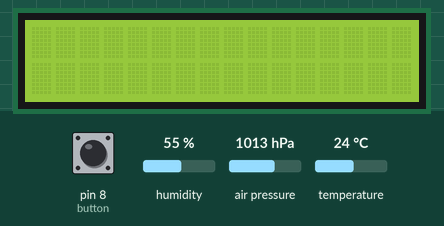
This sketch was run on a simulated Arduino Uno, built with avr-gcc and run on an emulated ATmega328P. Parts: 16×2 character LCD. Inputs (shaded band) come from the test bench; at power-on: pin 8 (button) LOW, air pressure 1013 hPa, humidity 55 %, temperature 24 °C.

Above: at 1.2 s.
1.3 s: pin 8 (button) pulled HIGH for 1.2 s
At 2.7 s:
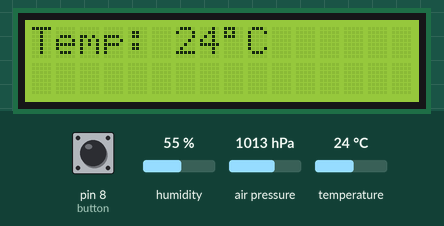
6.6 s: air pressure set to 952 hPa
At 8.9 s:
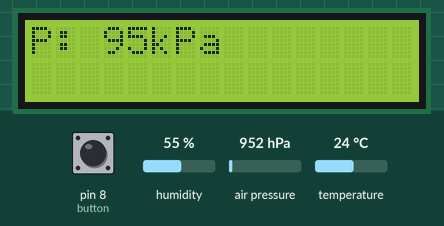
10.7 s: pin 8 (button) pulled HIGH for 3.2 s
At 13.1 s:
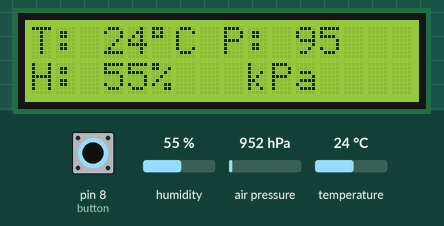
15.4 s: humidity set to 22 %
At 17.2 s:
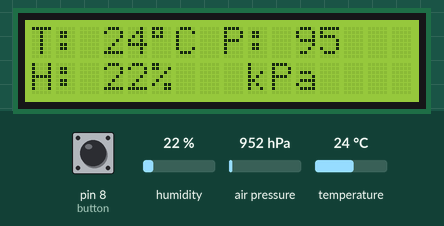
17.6 s: temperature set to 12 °C
At 18.7 s:
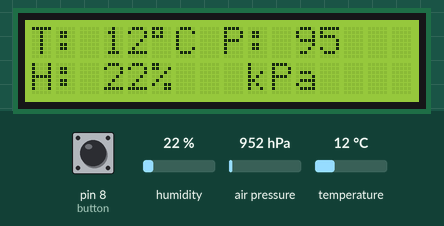
19.7 s: air pressure set to 975 hPa
At 21.4 s:
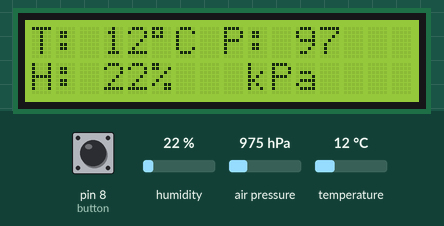
Timing chart, 0 to 22.7 s (numbered marks = the images above; inputs shaded):
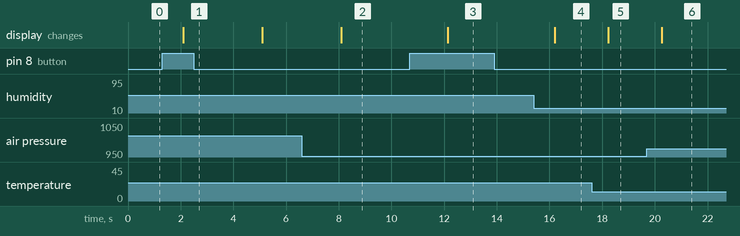

The sketch:

weatherstation.ino
```cpp
#include <Adafruit_BMP280.h>
#include <dht.h>
#include <LiquidCrystal.h>

/*
 * EGR 124 Final Proj:
 * Weather Station Code
 *
 * Written By: Cody Hale, Julio Murillo,
 * Aaron Huffman
 *
 */


// Instantiates our LCD, DHT11 and BMP 280 modules
LiquidCrystal lcd(12,11,5,4,3,2);
dht DHT;
Adafruit_BMP280 bme;

// Sets all pin info for modules
const int button = 8;
const int DHT11_PIN = 7;

int displayState = 0;

int buttonState = 0;


void setup() {
  /*
   * Perfoms setup of Serial Stream / LCD / Pin Modes
   */

  Serial.begin(9600);
  lcd.begin(16,2);

  pinMode(button, INPUT);


  /*
   * Conditional statement that stops program if
   * BMP 280 does not successfully get created
   */
  if(!bme.begin()){
    Serial.println("BMP280 not found");
    while(1);
  }
}


void rotateDisplay(){
  /*
   *  Sets the LCD to a periodicly rotating display
   *  that changes on 3 second intervals
   */
  int chk = DHT.read11(DHT11_PIN);
  for(int i = 0; i < 3; i++){
    lcd.clear();
    lcd.setCursor(0,0);

    switch(i){
      case 0:

      // Case 0 displays Temp (in F)

        lcd.print("Temp: ");
        lcd.print(round(DHT.temperature));
        lcd.print((char)223);
        lcd.print("C");
        delay(3000);
        break;
      case 1:

      // Case 1 displays Humidty (in %)

        lcd.print("Humidity: ");
        lcd.print(round(DHT.humidity));
        lcd.print("%");
        delay(3000);
        break;
      case 2:

      // Case 2 displays Barometric Pressure (in kPa)

        lcd.print("P: ");
        lcd.print(round(bme.readPressure()/100)/10);
        lcd.print("kPa");
        delay(3000);
        break;
    }
  }

}

void staticDisplay(){
        int chk = DHT.read11(DHT11_PIN);

        lcd.clear();
        lcd.setCursor(0,0);


        lcd.print("T: ");
        lcd.print(round(DHT.temperature));
        lcd.print((char)223);
        lcd.print("C");

        lcd.setCursor(0,1);
        lcd.print("H: ");
        lcd.print(round(DHT.humidity));
        lcd.print("%");

        lcd.setCursor(8,0);
        lcd.print("P: ");
        lcd.print(round(bme.readPressure()/100)/10);
        lcd.setCursor(9,1);
        lcd.print("kPa");

        delay(1000);
}


void loop() {

  /*
   * Runs on a periodically (1sec basis)
   */
  buttonState = digitalRead(button);

  if(buttonState == HIGH){

    displayState++;

    if(displayState>3){
      lcd.clear();
      displayState = 1;
    }
  }

  switch(displayState){
      case 1:
        rotateDisplay();
        break;
      case 2:
        staticDisplay();
        break;
      case 3:
        lcd.clear();
        break;
   }

  delay(1000);
}
```

Measured:
- after the input at 1.3 s, the display: changes after 0.79 s (image 1)
- after the input at 6.6 s, the display: changes after 1.5 s (image 2)
- after the input at 10.7 s, the display: changes after 1.4 s (image 3)
- after the input at 15.4 s, the display: changes after 0.79 s (image 4)
- after the input at 17.6 s, the display: changes after 0.63 s (image 5)
- after the input at 19.7 s, the display: changes after 0.56 s (image 6)
